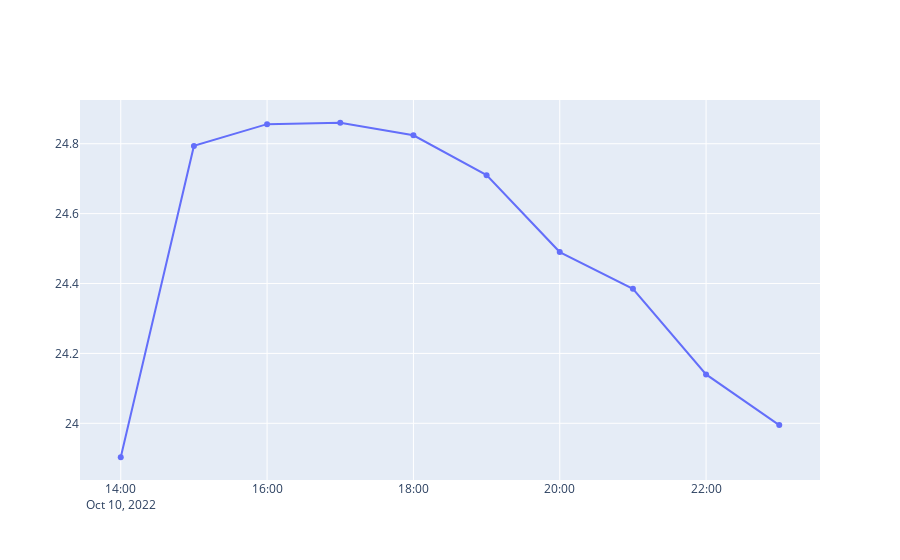

Source (notebook cell):
### Code cell
input_device = "hka-aqm-a014"
input_date = "2022-10-10"

fig_temp = go.Figure()
fig_temp.add_trace(
    go.Scatter(
        x= df_hour[(df_hour["device_id"].astype(str) == input_device) & (df_hour["date_time"].astype(str).str.slice(0, 10).str.contains(input_date))]["date_time"],
        y= df_hour[(df_hour["device_id"] == input_device) & (df_hour["date_time"].astype(str).str.slice(0, 10).str.contains(input_date))]["tmp"],
        name= "temp_hour",
        mode= "lines+markers"
    )
)

### Figure 1 — Plotly figure (JSON) as saved in the notebook; plotly's stock layout.template omitted (floating-point values rounded to 4 significant figures)
{"data": [{"mode": "lines+markers", "name": "temp_hour", "type": "scatter", "x": ["2022-10-10T14:00:00", "2022-10-10T15:00:00", "2022-10-10T16:00:00", "2022-10-10T17:00:00", "2022-10-10T18:00:00", "2022-10-10T19:00:00", "2022-10-10T20:00:00", "2022-10-10T21:00:00", "2022-10-10T22:00:00", "2022-10-10T23:00:00"], "y": [23.9, 24.79, 24.86, 24.86, 24.82, 24.71, 24.49, 24.38, 24.14, 23.99]}], "layout": {}}
